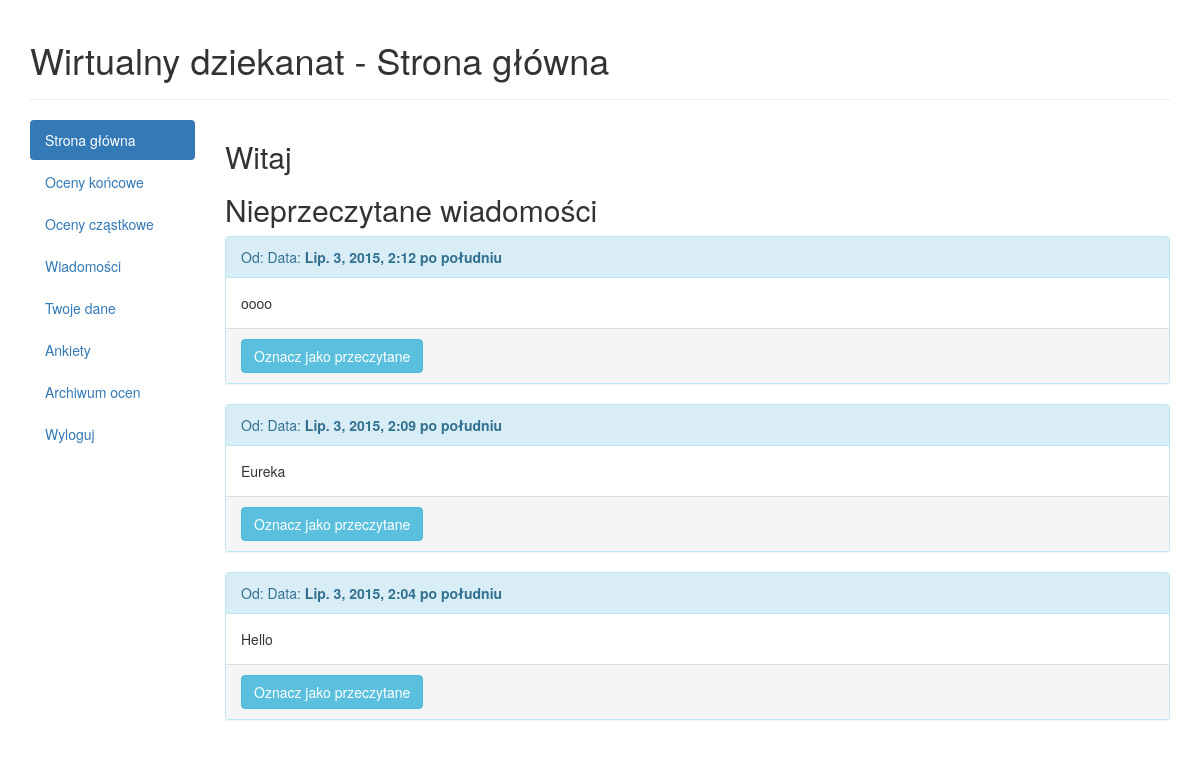
/student/0 (signed in), run on an earlier commit of the app's database.
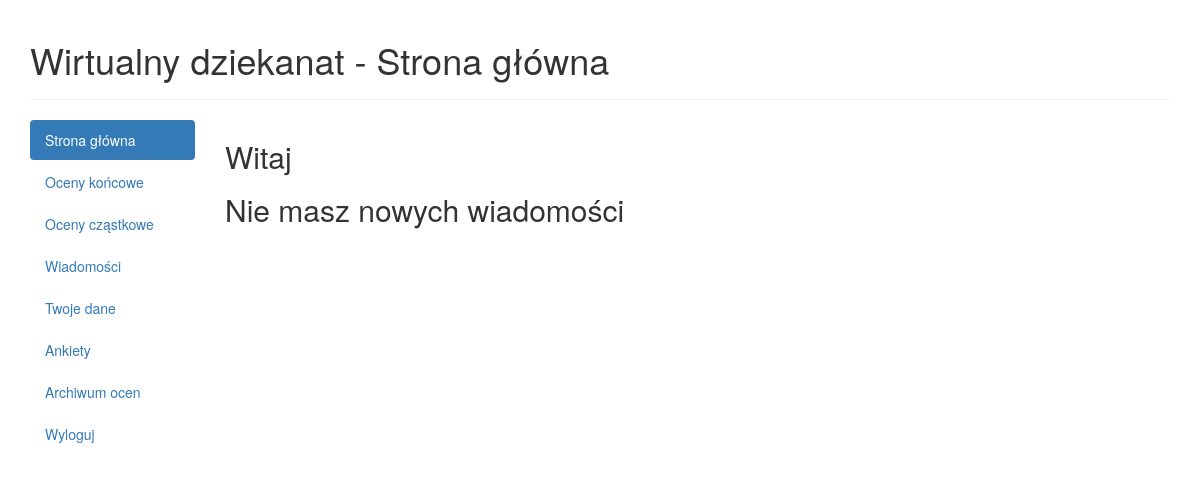
And on a later commit of the database.
### database/models.py (models this page shows)
class Message(models.Model):
    student_id = models.ForeignKey(Student)
    teacher_id = models.ForeignKey(Teacher)
    contents = models.CharField(max_length = 400)
    is_read = models.BooleanField()
    date = models.DateTimeField(default=timezone.now)

### database/views.py (the view)
# urls.py: url(r'^student/(?P<page_id>[0-9]+)$', views.studentpage, name='studentpage'),
def studentpage(request, page_id):
    if request.user.is_authenticated():
        try:
            st = Student.objects.get(user=request.user)
            subjectsStudents = (subjectStudent for subjectStudent in SubjectsStudents.objects.filter(student_id = st))
            subsubjectsStudents = (subsubjectStudent for subsubjectStudent in SubsubjectsStudents.objects.filter(student_id = st))
            subjects = (subjects.subject_id for subjects in st.subjectsstudents_set.all())
            subjectsAct= (subjectAct for subjectAct in SubjectsStudents.objects.filter(term_number = st.term_number))
            subjectsArch = (subjectArch for subjectArch in SubjectsStudents.objects.exclude(term_number = st.term_number).order_by('term_number'))
            survey = (subjectStudent for subjectStudent in Survey.objects.filter(student_id=st))
            if(request.POST.get('message_id', False)):
                messageToMarkRead = Message.objects.filter(student_id = st).filter(is_read = False).get(pk = request.POST.get('message_id', False))
                messageToMarkRead.is_read = True
                messageToMarkRead.save()
            messages = Message.objects.filter(student_id = st).filter(is_read = False).order_by('-date')
            allMessages = Message.objects.filter(student_id = st).order_by('-date')
            return render(request, 'database/studentpage.html', {'student': st, 'subjectsStudents': subjectsStudents, 'messages':messages, 'all_messages' : allMessages ,
                                                                 'page_id':page_id, 'subsubjectsStudents' : subsubjectsStudents, 'subjectsAct' : subjectsAct, 'subjectsArch' : subjectsArch,'survey':survey})
        except Student.DoesNotExist:
            return HttpResponse("Niema studenta")
        except Message.DoesNotExist:
            return HttpResponse("Wiadomosc nie istnieje")
    else:
        return HttpResponse("Nie zalogowany")

### database/templates/database/studentpage.html (shortened to what this page needs)
<!DOCTYPE html>
<html lang="en">
<head>
  <link rel="stylesheet" href="http://maxcdn.bootstrapcdn.com/bootstrap/3.3.4/css/bootstrap.min.css">
</head>
<body>
<div class="container">
	<div class="page-header">
		{% if page_id == '0' %}
			<h1>Wirtualny dziekanat - Strona główna</h1>
        	{% elif page_id == '1' %}
			<h1>Wirtualny dziekanat - Oceny końcowe</h1>
        	{% elif page_id == '2' %}
        	<h1>Wirtualny dziekanat - Oceny Cząstkowe</h1>
        	{% elif page_id == '3' %}
			<h1>Wirtualny dziekanat - Wiadomości</h1>
        	{% elif page_id == '4' %}
			<h1>Wirtualny dziekanat - Twoje dane</h1>
			{% elif page_id == '5' %}
			<h1>Wirtualny dziekanat - Ankiety</h1>
            {% elif page_id == '6' %}
			<h1>Wirtualny dziekanat - Archiwum ocen</h1>
        	{% endif %}
	</div>
  	<div class="row">
    		<div class="col-md-2">
      			<ul class="nav nav-pills nav-stacked">
      				{% if page_id == '0' %}
        			<li class="active"><a href="{% url 'studentpage' '0'%}">Strona główna</a></li>
        			<li><a href="{% url 'studentpage' '1'%}">Oceny końcowe</a></li>
        			<li><a href="{% url 'studentpage' '2'%}">Oceny cząstkowe</a></li>
        			<li><a href="{% url 'studentpage' '3'%}">Wiadomości</a></li>
        			<li><a href="{% url 'studentpage' '4'%}">Twoje dane</a></li>
					<li><a href="{% url 'studentpage' '5'%}">Ankiety</a></li>
                    <li><a href="{% url 'studentpage' '6'%}">Archiwum ocen</a></li>
               <li><a href="{% url 'logout' %}">Wyloguj</a></li>
               {% endif %}
      			</ul>
   		</div>
   		<div class="col-md-10">
   		{% if page_id == '0' %}
			<h2>Witaj {{student.user.first_name}} {{student.user.last_name}}</h2>
				{% if not messages %}
				<h2>Nie masz nowych wiadomości</h2>
						{% else %}
						<h2>Nieprzeczytane wiadomości</h2>
 						 {% for message in messages %}
    					<div class="panel panel-info">
   					 <div class="panel-heading">Od: <b>{{message.teacher_id.user.first_name}} {{message.teacher_id.user.last_name}}</b> Data: <b>{{message.date}}</b></div>
   				 <div class="panel-body">{{message.contents}}</div>
   				 <div class="panel-footer">
    					<form action="{% url 'studentpage' '0' %}" method='post'>
						<input type="submit" value="Oznacz jako przeczytane"  class="btn btn-info" role="button"/>
						</form>
  			 		 </div>
 						 </div>
					  {% endfor %}
				{% endif %}
			{% endif %}
    </div>
  </div>
</div>
</body>
</html>

What changed in the data, as far as the page shows it:
removed Message: date "Lip. 3, 2015, 2:12 po południu", contents "oooo"
removed Message: date "Lip. 3, 2015, 2:09 po południu", contents "Eureka"
removed Message: date "Lip. 3, 2015, 2:04 po południu", contents "Hello"
Also different on the page:
text no longer shown: "Nieprzeczytane wiadomości"
text now shown: "Nie masz nowych wiadomości"
